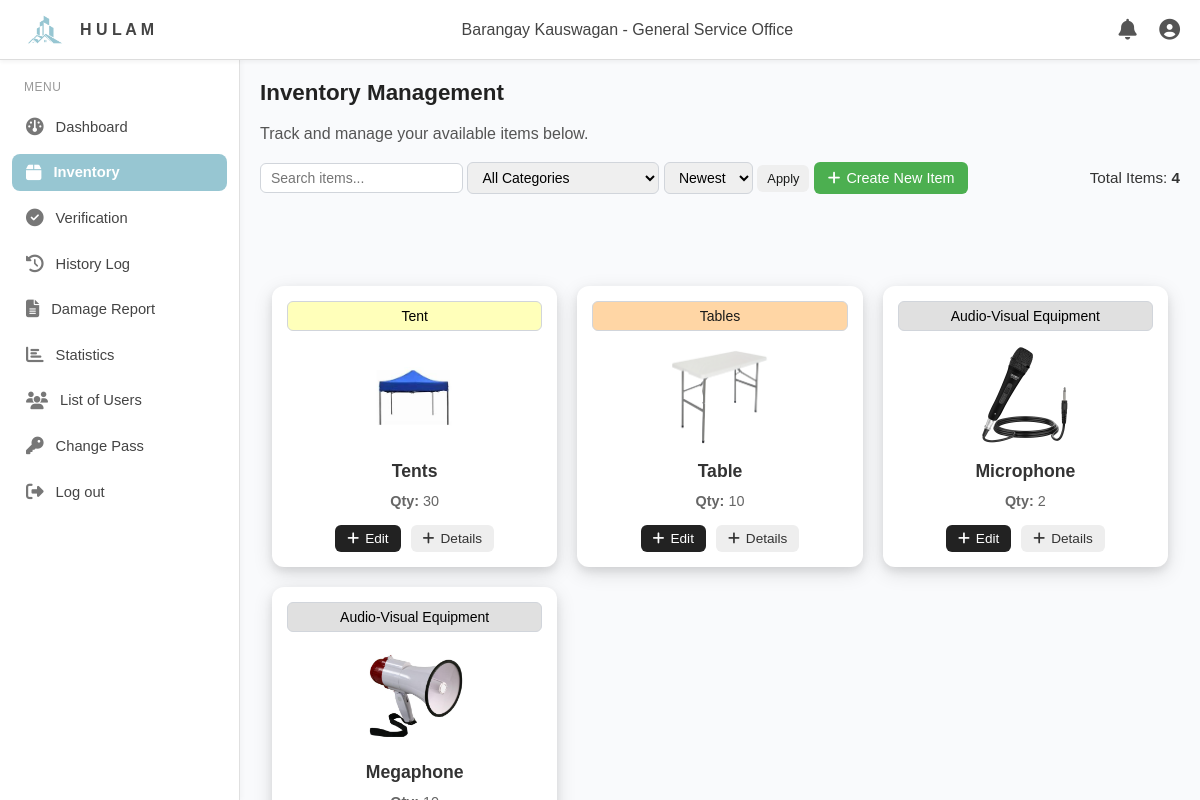
Screenshot of /inventory/ with the database file from the repository.
### core/models.py (models this page shows, shortened)
class Item(models.Model):
    CATEGORY_CHOICES = [
        ('Seating', 'Seating'),
        ('Tables', 'Tables'),
        ('Tent', 'Tent'),
        ('Venues', 'Venues'),
        ('Sport Equipment', 'Sport Equipment'),
        ('Cooling Ventilation', 'Cooling Ventilation'),
        ('Water Supply', 'Water Supply'),
        ('Electrical Accessories', 'Electrical Accessories'),
        ('Audio-Visual Equipment', 'Audio-Visual Equipment'),
        ('Transportation', 'Transportation'),
    ]
    name = models.CharField(max_length=100)
    quantity = models.PositiveIntegerField()
    category = models.CharField(max_length=50, choices=CATEGORY_CHOICES)
    image = models.ImageField(upload_to='items/', blank=True, null=True)

### core/views.py (the view)
# urls.py: path('inventory/', views.inventory, name='inventory'),
def inventory(request):
    q = request.GET.get('q', '')
    category = request.GET.get('category', '')
    sort = request.GET.get('sort', 'newest')
    items = Item.objects.all()
    if q:
        items = items.filter(name__icontains=q)
    if category:
        items = items.filter(category=category)
    if sort == 'newest':
        items = items.order_by('-id')
    else:
        items = items.order_by('id')
    total_items = items.count()
    return render(request, 'inventory.html', {
        'items': items,
        'q': q,
        'category': category,
        'sort': sort,
        'total_items': total_items,
    })

### core/templates/inventory.html (shortened to what this page needs)
{% extends 'base.html' %}
{% block content %}
{% load static %}
<section class="inventory">
  <h2>Inventory Management</h2>
  <p>Track and manage your available items below.</p>
  <div class="inventory-controls">
    <div class="left-controls">
      <form method="get" action="">
        <input type="text" name="q" value="{{ q }}" placeholder="Search items..." class="search-bar">
        <select name="category" class="filter">
          <option value="">All Categories</option>
        </select>
        <select name="sort" class="sort">
          <option value="newest" {% if sort == "newest" %}selected{% endif %}>Newest</option>
        </select>
        <button type="submit" class="btn small">Apply</button>
         <a href="{% url 'inventory-createitem' %}" class="btn add">
            <i class="fas fa-plus"></i> Create New Item
        </a>
      </form>
    </div>
    <div class="right-controls">
      <span class="total-items">Total Items: <strong>{{ total_items }}</strong></span>
    </div>
  </div>
</section>
<section class="inventory-cards">
  {% if items %}
    {% for item in items %}
      <div class="card">
        <div class="category
            {% if item.category == 'Tables' %}category-tables{% endif %}
            {% if item.category == 'Tent' %}category-tent{% endif %}
            {% if item.category == 'Audio-Visual Equipment' %}category-audio-visual-equipment{% endif %}
        ">
            {{ item.category }}
        </div>
        {% if item.image %}
          <img src="{{ item.image.url }}" alt="{{ item.name }}">
        {% else %}
          <img src="{% static 'images/item.png' %}" alt="{{ item.name }}">
        {% endif %}
        <h3>{{ item.name }}</h3>
        <p><strong>Qty:</strong> {{ item.qty }}</p>
        <div class="card-actions">
            <a href="{% url 'inventory_edit' item.id %}" class="btn edit">
                <i class="fas fa-plus"></i> Edit
            </a>
            <a href="{% url 'inventory_detail' item.id %}" class="btn details">
                <i class="fas fa-plus"></i> Details
            </a>
        </div>
      </div>
    {% endfor %}
  {% else %}
    <p>No items yet.</p>
  {% endif %}
</section>
{% endblock %}

### core/templates/base.html (shortened to what this page needs)
{% load static %}
<!DOCTYPE html>
<html lang="en">
<head>
  <link rel="stylesheet" href="{% static 'css/style.css' %}">
  <link rel="stylesheet" href="https://cdnjs.cloudflare.com/ajax/libs/font-awesome/6.5.2/css/all.min.css">
</head>
<body>
  <header class="header">
    <div class="logo">
      <img src="{% static 'HULAM-ICON.png' %}" alt="HULAM-ICON" class="avatar">
      <span>H U L A M</span>
    </div>
    <div class="header-title">
      Barangay Kauswagan - General Service Office
    </div>
    <div class="header-right">
      <i class="fa-solid fa-bell"></i>
      <i class="fa-solid fa-user-circle"></i>
    </div>
  </header>
  <div class="container">
    <aside class="sidebar">
        <p class="menu-label">MENU</p>
        <a href="{% url 'dashboard' %}" class="{% if request.resolver_match.url_name == 'dashboard' %}active{% endif %}">
            <i class="fa-solid fa-gauge"></i> Dashboard
        </a>
        <a href="{% url 'inventory' %}" class="{% if request.resolver_match.url_name == 'inventory' %}active{% endif %}">
            <i class="fas fa-box"></i> Inventory
        </a>
        <a href="{% url 'verification' %}" class="{% if request.resolver_match.url_name == 'verification' %}active{% endif %}">
            <i class="fa-solid fa-check-circle"></i> Verification
        </a>
        <a href="{% url 'history_log' %}" class="{% if request.resolver_match.url_name == 'history_log' %}active{% endif %}">
            <i class="fa-solid fa-clock-rotate-left"></i> History Log
        </a>
        <a href="{% url 'damage_report' %}" class="{% if request.resolver_match.url_name == 'damage_report' %}active{% endif %}">
            <i class="fa-solid fa-file-lines"></i> Damage Report
        </a>
        <a href="{% url 'statistics' %}" class="{% if request.resolver_match.url_name == 'statistics' %}active{% endif %}">
            <i class="fa-solid fa-chart-bar"></i> Statistics
        </a>
        <a href="{% url 'list_of_users' %}" class="{% if request.resolver_match.url_name == 'list_of_users' %}active{% endif %}">
            <i class="fa-solid fa-users"></i> List of Users
        </a>
        <a href="{% url 'change_pass' %}" class="{% if request.resolver_match.url_name == 'change_pass' %}active{% endif %}">
            <i class="fa-solid fa-key"></i> Change Pass
        </a>
        <a href="{% url 'logout' %}">
            <i class="fa-solid fa-right-from-bracket"></i> Log out
        </a>
    </aside>
    <main class="content">
      {% block content %}
      {% endblock %}
    </main>
  </div>
</body>
</html>

### core/static/css/style.css (style rules this page uses)
* { margin: 0; padding: 0; box-sizing: border-box; }
html, body { overflow: hidden; }
body { font-family: "Poppins", Arial, sans-serif; color: #191a19; display: flex; flex-direction: column; background: #f4f6f9; }
.header { background: #fff; border-bottom: 1px solid #ddd; display: flex; align-items: center; justify-content: space-between; padding: 12px 20px; height: 60px; box-shadow: 0 2px 4px rgba(0,0,0,0.05); position: fixed; top: 0; left: 0; right: 0; z-index: 1000; }
.logo { display: flex; align-items: center; font-weight: 600; font-size: 1rem; color: #444; }
.logo img.avatar { width: 50px; height: 36px; object-fit: contain; margin-right: 10px; }
.header-title { flex: 1; text-align: center; font-size: 1rem; color: #444; font-weight: 500; }
.header-right i { margin-left: 18px; font-size: 1.3rem; cursor: pointer; color: #555; transition: color 0.3s; }
.container { display: flex; flex: 1; height: 100%; }
.sidebar { width: 240px; background: #fff; border-right: 1px solid #e0e0e0; padding: 20px 12px; display: flex; flex-direction: column; box-shadow: 2px 0 5px rgba(0,0,0,0.03); position: fixed; top: 60px; bottom: 0; left: 0; overflow-y: auto; z-index: 999; }
.sidebar .menu-label { font-size: 0.75rem; color: #999; margin-bottom: 14px; padding-left: 12px; text-transform: uppercase; letter-spacing: 0.5px; }
.sidebar a { display: flex; align-items: center; padding: 10px 14px; margin-bottom: 8px; text-decoration: none; color: #444; border-radius: 8px; transition: all 0.3s ease; font-size: 0.92rem; font-weight: 500; }
.sidebar a i { margin-right: 12px; font-size: 1.1rem; color: #777; transition: color 0.3s; }
.sidebar a.active { background: #97c6d2; color: #fff; font-weight: 600; }
.sidebar a.active i { color: #fff; }
.content { flex: 1; margin-left: 240px; margin-top: 60px; background: #f9fafc; padding: 0; overflow: hidden; height: calc(100vh - 60px); position: relative; }
.content h2 { margin-bottom: 15px; font-size: 1.4rem; font-weight: 600; color: #222; }
.content p { color: #555; line-height: 1.6; }

### core/templates/inventory.html (style rules this page uses)
.inventory-cards { display: grid; grid-template-columns: repeat(auto-fill, minmax(220px, 1fr)); gap: 20px; margin: 40px 20px 20px 20px; padding: 12px; }
.card { background: #fff; border-radius: 12px; padding: 15px; text-align: center; border: none; box-shadow: 0 4px 8px rgba(0,0,0,0.08), 0 6px 20px rgba(0,0,0,0.12); transition: transform 0.25s ease, box-shadow 0.25s ease; position: relative; }
.card .category { padding: 6px 10px; border: 1px solid #d1d5db; border-radius: 6px; font-size: 14px; }
.category-tables { background-color: #FFD6A5; }
.category-tent { background-color: #ffffbaff; color: black; }
.category-audio-visual-equipment { background-color: #E0E0E0; color: black; }
.card img { width: 100px; height: 100px; object-fit: contain; margin: 15px auto; display: block; }
.card h3 { font-size: 1.1rem; margin: 8px 0; color: #333; }
.card p { font-size: 0.9rem; color: #666; }
.card-actions { display: flex; justify-content: center; gap: 10px; margin-top: 12px; }
.card .btn { padding: 6px 12px; border-radius: 6px; font-size: 0.85rem; border: none; cursor: pointer; transition: background 0.3s; }
.card .btn.details { background: #eee; color: #333; }
.card .btn.edit { background: #222; color: #fff; }
.inventory { padding: 20px; }
.inventory-controls { display: flex; justify-content: space-between; align-items: center; margin: 15px 0 20px; flex-wrap: wrap; gap: 10px; }
.left-controls { display: flex; gap: 10px; flex-wrap: wrap; }
.search-bar { padding: 6px 10px; border: 1px solid #d1d5db; border-radius: 6px; font-size: 14px; }
.filter, .sort { padding: 6px 10px; border: 1px solid #d1d5db; border-radius: 6px; font-size: 14px; cursor: pointer; }
.right-controls { display: flex; align-items: center; gap: 15px; }
.total-items { font-size: 0.95rem; color: #333; }
.btn { display: inline-flex; align-items: center; gap: 6px; padding: 8px 14px; border: none; border-radius: 6px; cursor: pointer; font-size: 0.9rem; transition: background 0.3s; text-decoration: none; color: inherit; }
.btn.add { background: #4CAF50; color: white; }
.btn.small { padding: 6px 10px; font-size: 0.8rem; }

### rows the page displays
Item: category "Tent", image (picture), name "Tents", qty "30"
Item: category "Tables", image (picture), name "Table", qty "10"
Item: category "Audio-Visual Equipment", image (picture), name "Microphone", qty "2"
Item: category "Audio-Visual Equipment", image (picture), name "Megaphone"

### other values shown
{{ total_items }} "4"
